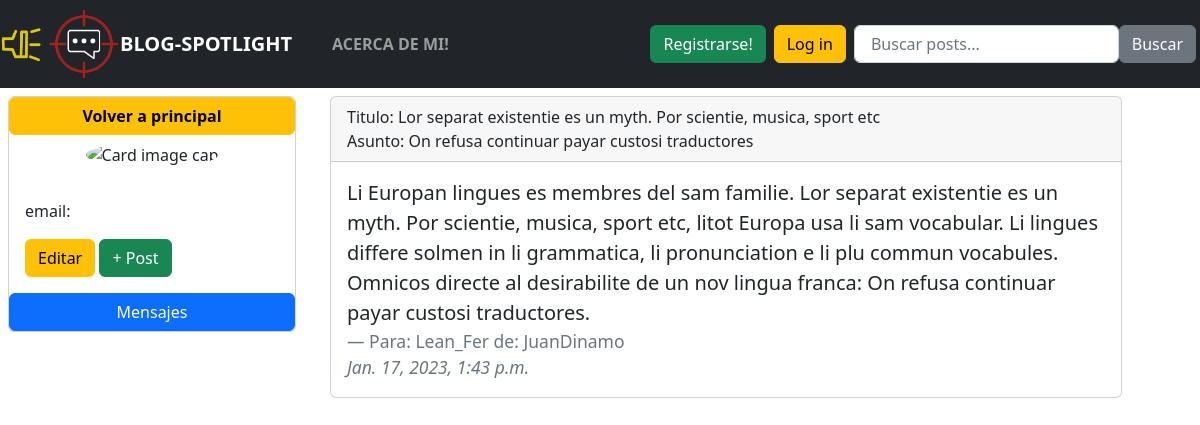
The page /mostrar_mensaje/1 on the database its author committed.
### mensajeria/models.py (models this page shows, shortened)
class Mensaje(models.Model):
    de =  models.CharField(max_length=150, null = True, blank=True)
    para = models.ForeignKey(User, on_delete = models.CASCADE)
    titulo = models.CharField(max_length=150, null = True, blank=True)
    asunto = models.CharField(max_length=50, null = True, blank=True)
    cuerpo =models.TextField(null = True, blank=True)
    fecha = models.DateTimeField(auto_now_add=True, null = True)

### mensajeria/views.py (the view)
# urls.py: path("mostrar_mensaje/<mensaje_id>",mostrar_mensaje,name="mostrar_mensaje"),
def mostrar_mensaje(request,mensaje_id):
    mensaje = Mensaje.objects.get(pk = mensaje_id)
    context = {"mensaje":mensaje}
    return render(request, "mostrar_mensaje.html",context)

### mensajeria/templates/mostrar_mensaje.html (shortened to what this page needs)
{% extends 'layout.html' %}
{% load static %}
{% block content %}
<div class="row">
    <div class="col-md-3 m-2">
        <div class="card" style="width: 18rem;">
            <a href="{% url 'home' %}" class="btn btn-warning"> <strong> Volver a principal</strong></a>
            <img class="perfil-img my-2" src="{{request.user.userprofile.imagen.url}}" alt="Card image cap">
            <div class="card-body justify-content-center">
                <p>email: {{request.user.userprofile.email}}</p>
                <a href="{% url 'editar_perfil' %}" class="btn btn-warning ">Editar</a>
                <a href="{% url 'agregar_post' %}" class="btn btn-success ">+ Post</a>
            </div>
            <a href="{% url 'mensajes_enviados' %}" class="btn btn-primary ">Mensajes</a>
        </div>
    </div>
    <div class="col-md-8 m-2 d-flex">
        <div class="card">
            <div class="card-header">
                Titulo: {{mensaje.titulo}}
                <br>
                Asunto: {{mensaje.asunto}}
            </div>
            <div class="card-body">
              <blockquote class="blockquote mb-0">
                <p>{{mensaje.cuerpo}}</p>
                <footer class="blockquote-footer">Para: {{mensaje.para}} de: {{mensaje.de}}
                <br>
                    <cite title="Source Title">{{mensaje.fecha}}</cite></footer>
              </blockquote>
            </div>
          </div>
    </div>
{% endblock %}

### static/css/main.css (style rules this page uses)
body { background-color: none; }

### mensajeria/templates/mostrar_mensaje.html (style rules this page uses)
.perfil-img { max-width: 200px; max-height:200px; margin: 0 auto; border-radius: 50%; }

### rows shown on the page
Mensaje: titulo "Lor separat existentie es un myth. Por scientie, musica, sport etc", asunto "On refusa continuar payar custosi traductores", cuerpo "Li Europan lingues es membres del sam familie. Lor separat existentie es un myth. Por scientie, musica, sport etc, litot Europa usa li sam vocabular. Li lingues differe solmen in li grammatica, li pronunciation e li plu commun vocabules. Omnicos directe al desirabilite de un nov lingua franca: On refusa continuar payar custosi traductores.", para "Lean_Fer", de "JuanDinamo", fecha "Jan. 17, 2023, 1:43 p.m."
